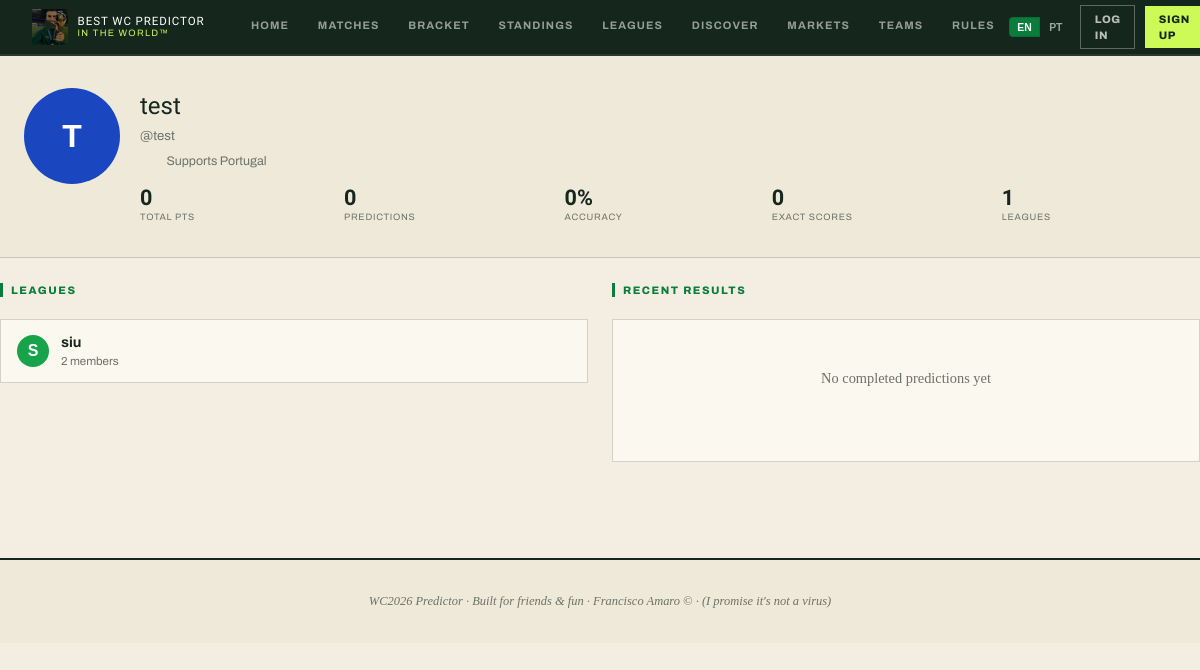
The page /profile/test on the database its author committed.
### app/models.py (models this page shows)
class User(Base):
    __tablename__ = "users"
    id = Column(Integer, primary_key=True, index=True)
    username = Column(String(50), unique=True, nullable=False, index=True)
    email = Column(String(100), unique=True, nullable=False, index=True)
    password_hash = Column(String(200), nullable=False)
    is_superadmin = Column(Boolean, default=False)
    display_name = Column(String(50), nullable=True)
    bio = Column(String(120), nullable=True)
    credits = Column(Float, default=10.0)
    avatar_color = Column(String(10), default="#1a47c0")
    avatar_icon = Column(String(6), default="★")
    avatar_img_url = Column(String(200), nullable=True)
    profile_bg = Column(String(100), nullable=True)     # CSS gradient/color for whole-app background
    profile_banner_url = Column(String(200), nullable=True)  # banner image on profile page
    favorite_team_id = Column(Integer, ForeignKey("teams.id"), nullable=True)
    created_at = Column(DateTime, default=datetime.utcnow)
    memberships = relationship("LeagueMember", back_populates="user", cascade="all, delete-orphan")
    predictions = relationship("Prediction", back_populates="user", cascade="all, delete-orphan")
    sweepstake_assignments = relationship("SweepstakeAssignment", back_populates="user")
    tournament_picks = relationship("TournamentPick", back_populates="user", cascade="all, delete-orphan")
    favorite_team = relationship("Team", foreign_keys=[favorite_team_id])

class Team(Base):
    __tablename__ = "teams"
    id = Column(Integer, primary_key=True, index=True)
    name = Column(String(100), nullable=False)
    code = Column(String(3), nullable=False)
    group_letter = Column(String(1), nullable=False)
    flag_emoji = Column(String(10), nullable=False)
    eliminated = Column(Boolean, default=False)
    stage_reached = Column(String(20), default="group")  # group/r32/r16/qf/sf/final/winner
    home_matches = relationship("Match", foreign_keys="Match.home_team_id", back_populates="home_team")
    away_matches = relationship("Match", foreign_keys="Match.away_team_id", back_populates="away_team")
    sweepstake_assignments = relationship("SweepstakeAssignment", back_populates="team")
    players = relationship("Player", back_populates="team", order_by="Player.squad_number")

class League(Base):
    __tablename__ = "leagues"
    id = Column(Integer, primary_key=True, index=True)
    name = Column(String(100), nullable=False)
    invite_code = Column(String(8), unique=True, nullable=False, index=True)
    admin_id = Column(Integer, ForeignKey("users.id"), nullable=False)
    description = Column(String(200), nullable=True)
    accent_color = Column(String(10), default="#1a47c0")
    badge_emoji = Column(String(6), default="★")
    banner_url = Column(String(200), nullable=True)
    points_exact_score = Column(Integer, default=3)
    points_correct_result = Column(Integer, default=1)
    boost_multiplier = Column(Integer, default=2)   # exact-score boost multiplier
    points_bracket_winner = Column(Integer, default=10)
    points_bracket_finalist = Column(Integer, default=5)
    points_bracket_semi = Column(Integer, default=2)
    points_bracket_quarter = Column(Integer, default=1)
    logo_url = Column(String(200), nullable=True)
    is_public = Column(Boolean, default=False)             # joinable without invite code
    category = Column(String(20), default="general")       # general / country / global
    sweepstake_enabled = Column(Boolean, default=False)
    sweepstake_buy_in = Column(Float, default=10.0)
    sweepstake_teams_per_person = Column(Integer, default=1)
    sweepstake_drawn = Column(Boolean, default=False)
    sweep_pts_win = Column(Integer, default=2)             # points per match win
    sweep_pts_draw = Column(Integer, default=0)            # points per draw (group stage)
    sweep_pts_goal = Column(Integer, default=0)            # points per goal scored
    sweep_pts_clean_sheet = Column(Integer, default=0)     # points per clean sheet kept
    sweep_big_win_threshold = Column(Integer, default=0)   # min GD to trigger big win bonus (0 = off)
    sweep_big_win_pts = Column(Integer, default=0)         # bonus points for a big win
    sweep_upset_pts = Column(Integer, default=0)           # bonus for a lower-tier team beating a higher-tier team
    created_at = Column(DateTime, default=datetime.utcnow)
    admin = relationship("User", foreign_keys=[admin_id])
    members = relationship("LeagueMember", back_populates="league", cascade="all, delete-orphan")
    predictions = relationship("Prediction", back_populates="league", cascade="all, delete-orphan")
    sweepstake_assignments = relationship("SweepstakeAssignment", back_populates="league", cascade="all, delete-orphan")
    sweepstake_groups = relationship("SweepstakeGroup", back_populates="league", cascade="all, delete-orphan", order_by="SweepstakeGroup.order_index")
    tournament_picks = relationship("TournamentPick", back_populates="league", cascade="all, delete-orphan")

### app/routers/profile.py (the view)
@router.get("/profile/{username}")
async def view_profile(request: Request, username: str, db: Session = Depends(get_db)):
    viewer = auth.get_current_user(request, db)
    target = db.query(models.User).filter(models.User.username == username).first()
    if not target:
        return RedirectResponse("/", status_code=303)
    stats = _user_stats(target, db)
    memberships = db.query(models.LeagueMember).filter(models.LeagueMember.user_id == target.id).all()
    leagues = [m.league for m in memberships]
    recent_preds = (
        db.query(models.Prediction)
        .filter(models.Prediction.user_id == target.id, models.Prediction.points_awarded.isnot(None))
        .order_by(models.Prediction.submitted_at.desc())
        .limit(5)
        .all()
    )
    return templates.TemplateResponse(
        "profile/view.html",
        {
            "request": request,
            "user": viewer,
            "target": target,
            "stats": stats,
            "leagues": leagues,
            "recent_preds": recent_preds,
            "is_own": viewer and viewer.id == target.id,
        },
    )

### app/templates/profile/view.html (shortened to what this page needs)
{% extends "base.html" %}
{% block content %}
{% set _lang = request.cookies.get('lang', user.language if user and user.language else 'en') %}
<div class="profile-hero">
  <div class="container">
    <div class="profile-header">
      {{ avatar_html(target, "xl") | safe }}
      <div class="profile-info">
        <div style="display:flex;align-items:flex-start;justify-content:space-between;gap:.5rem;flex-wrap:wrap">
          <div>
            <h1>{{ target.display_name or target.username }}</h1>
            <div class="handle">@{{ target.username }}
            </div>
          </div>
        </div>
        {% if target.favorite_team %}
        <div class="fav-team">
          <img src="{{ flag_url(target.favorite_team.code) }}" class="flag flag-xs" alt="">
          Supports {{ target.favorite_team.name }}
        </div>
        {% endif %}
        <div class="profile-stats">
          <div class="profile-stat">
            <div class="profile-stat-val">{{ stats.total_pts }}</div>
            <div class="profile-stat-lbl">{{ t('profile.total_pts', _lang) }}</div>
          </div>
          <div class="profile-stat">
            <div class="profile-stat-val">{{ stats.predictions }}</div>
            <div class="profile-stat-lbl">{{ t('profile.predictions', _lang) }}</div>
          </div>
          <div class="profile-stat">
            <div class="profile-stat-val">{{ stats.accuracy }}%</div>
            <div class="profile-stat-lbl">{{ t('profile.accuracy', _lang) }}</div>
          </div>
          <div class="profile-stat">
            <div class="profile-stat-val">{{ stats.exact }}</div>
            <div class="profile-stat-lbl">{{ t('profile.exact_scores', _lang) }}</div>
          </div>
          <div class="profile-stat">
            <div class="profile-stat-val">{{ stats.leagues }}</div>
            <div class="profile-stat-lbl">{{ t('profile.leagues', _lang) }}</div>
          </div>
        </div>
      </div>
    </div>
  </div>
</div>
<div class="container page-content" style="padding-top:1.5rem">
  <div class="grid-2">
    <div>
      <div class="section-header"><h2 class="section-title">Leagues</h2></div>
      {% if leagues %}
      <div style="display:flex;flex-direction:column;gap:.6rem">
        {% for league in leagues %}
        <a href="/leagues/{{ league.id }}" class="bracket-slot" style="text-decoration:none">
          {% if league.category == 'country' %}
          <img src="{{ flag_url(league.invite_code[3:]) }}" class="avatar avatar-sm" style="object-fit:cover;padding:2px;background:var(--bg-2)" alt="">
          {% else %}
          <div class="avatar avatar-sm" style="background:{{ league.accent_color }};font-size:1rem;font-family:sans-serif;font-weight:700">{{ league.name[:1].upper() }}</div>
          {% endif %}
          <div>
            <div style="font-weight:700;font-size:.9rem">{{ league.name }}</div>
            <div class="text-xs text-muted">{{ league.members|length }} members</div>
          </div>
        </a>
        {% endfor %}
      </div>
      {% else %}
      <div class="card"><div class="card-body empty-state"><p>No leagues yet</p></div></div>
      {% endif %}
    </div>
    <div>
      <div class="section-header"><h2 class="section-title">Recent Results</h2></div>
      {% if recent_preds %}
      <div class="card">
        <table class="data-table">
          <thead><tr><th>Match</th><th>Predicted</th><th>Actual</th><th>Pts</th></tr></thead>
          <tbody>
            {% for p in recent_preds %}
            <tr>
              <td style="font-size:.78rem">
                {% if p.match and p.match.home_team and p.match.away_team %}
                <img src="{{ flag_url(p.match.home_team.code) }}" class="flag" style="width:18px;height:12px;display:inline;margin-right:3px" alt="">
                {{ p.match.home_team.name[:8] }} v
                <img src="{{ flag_url(p.match.away_team.code) }}" class="flag" style="width:18px;height:12px;display:inline;margin:0 3px" alt="">
                {{ p.match.away_team.name[:8] }}
                {% endif %}
              </td>
              <td class="font-mono">{{ p.home_score_pred }}–{{ p.away_score_pred }}</td>
              <td class="font-mono">
                {% if p.match %}{{ p.match.home_score }}–{{ p.match.away_score }}{% endif %}
              </td>
              <td>
                {% if p.points_awarded > 0 %}
                <span class="text-blue font-bold">+{{ p.points_awarded }}</span>
                {% else %}
                <span class="text-muted">0</span>
                {% endif %}
              </td>
            </tr>
            {% endfor %}
          </tbody>
        </table>
      </div>
      {% else %}
      <div class="card"><div class="card-body empty-state"><p>No completed predictions yet</p></div></div>
      {% endif %}
    </div>
  </div>
</div>
{% endblock %}

### app/static/css/style.css (style rules this page uses)
:root { --pg-paper: #f3eee1; --pg-card: #fbf8ef; --pg-foot: #efe9da; --pg-ink: #15271d; --pg-green: #0a7d3c; --pg-gd: #06532a; --pg-lime: #cdfa57; --pg-muted: #6c7268; --pg-cons: #e3ddcd; --pg-sub: #b9c2ad; --bg-0: #f3eee1; --bg-1: #fbf8ef; --bg-2: #efe9da; --bg-3: #e5dece; --bg-4: #d9d1be; --border: rgba(21,39,29,.18); --border-2: rgba(21,39,29,.28); --accent: #0a7d3c; --primary: #0a7d3c; --gold: #0a7d3c; --gold-2: #075e2d; --red: #dc2626; --green: #0a7d3c; --blue: #0891b2; --text-0: #15271d; --text-1: #15271d; --text-2: #6c7268; --text-3: #9aa89e; --nav-h: 56px; --radius: 0px; --radius-lg: 0px; }
*, *::before, *::after { box-sizing: border-box; margin: 0; padding: 0; }
html { font-size: 16px; scroll-behavior: smooth; overflow-x: hidden; }
body { overflow-x: hidden; }
body { background-color: var(--pg-paper); color: var(--pg-ink); font-family: "Archivo", -apple-system, BlinkMacSystemFont, "Segoe UI", sans-serif; min-height: 100vh; line-height: 1.5; }
body::before, body::after { display: none; }
a { color: inherit; text-decoration: none; }
img { display: block; }
.flag { object-fit: cover; border-radius: 0; flex-shrink: 0; }
.flag-xs { width: 20px; height: 14px; }
.avatar { border-radius: 50%; display: flex; align-items: center; justify-content: center; font-weight: 800; flex-shrink: 0; color: #fff; }
.avatar-sm { width: 32px; height: 32px; font-size: .8rem; }
.avatar-xl { width: 96px; height: 96px; font-size: 2rem; }
.container { max-width: 1200px; margin: 0 auto; padding: 0 1.5rem; }
.page-content { padding: 2rem 0; }
.section-header { display: flex; align-items: center; justify-content: space-between; margin-bottom: 1.25rem; }
.section-title { font-family: "Archivo", sans-serif; font-size: .68rem; font-weight: 800; letter-spacing: .14em; text-transform: uppercase; color: var(--pg-green); display: flex; align-items: center; gap: .5rem; }
.section-title::before { content: ''; display: inline-block; width: 3px; height: 14px; background: var(--pg-green); }
.card { background: var(--pg-card); border: 1px solid var(--border); border-radius: 0; overflow: hidden; }
.card-body { padding: 1.25rem; }
.bracket-slot { background: var(--pg-card); border: 1px solid var(--border); border-radius: 0; padding: .75rem 1rem; display: flex; align-items: center; gap: .75rem; margin-bottom: .5rem; transition: border-color .15s; }
.profile-hero { background: var(--pg-foot); border-bottom: 1px solid var(--border); padding: 2rem 0; }
.profile-header { display: flex; align-items: flex-start; gap: 1.25rem; flex-wrap: wrap; }
.profile-info { flex: 1; min-width: 0; }
.profile-info h1 { font-family: "Archivo Black", sans-serif; font-size: 1.5rem; font-weight: 400; }
.profile-info .handle { font-size: .82rem; color: var(--pg-muted); margin-top: .15rem; }
.profile-stats { display: grid; grid-template-columns: repeat(5, auto); gap: .5rem 1.5rem; margin-top: .9rem; align-items: start; }
.profile-stat { display: flex; flex-direction: column; }
.profile-stat-val { font-family: "Rajdhani", sans-serif; font-size: 1.35rem; font-weight: 700; color: var(--pg-ink); line-height: 1.1; }
.profile-stat-lbl { font-size: .58rem; color: var(--pg-muted); text-transform: uppercase; letter-spacing: .08em; margin-top: 2px; white-space: nowrap; }
.fav-team { display: flex; align-items: center; gap: .4rem; font-size: .78rem; color: var(--pg-muted); margin-top: .4rem; }
.empty-state { text-align: center; padding: 3rem 2rem; color: var(--pg-muted); }
.empty-state p { font-family: "Spectral", serif; font-size: .9rem; margin-bottom: 1.5rem; }
.text-xs { font-size:.72rem }
.text-muted { color:var(--pg-muted) }
.grid-2 { display:grid;grid-template-columns:1fr 1fr;gap:1.5rem }
img { max-width: 100%; }

### rows shown on the page
User: avatar_color+display_name+username "T", display_name+username "test", username "test"
Team: favorite_team.name "Portugal"
League: name "S", name "siu", members|length "2"

### other values the page prints
{{ t('nav.home', _lang) }} "HOME"
{{ t('nav.matches', _lang) }} "MATCHES"
{{ t('nav.bracket', _lang) }} "BRACKET"
{{ t('nav.standings', _lang) }} "STANDINGS"
{{ t('nav.leagues', _lang) }} "LEAGUES"
{{ t('nav.discover', _lang) }} "DISCOVER"
{{ t('nav.markets', _lang) }} "MARKETS"
{{ t('nav.teams', _lang) }} "TEAMS"
{{ t('nav.login', _lang) }} "LOG IN"
{{ t('nav.signup', _lang) }} "SIGN UP"
{{ stats.total_pts }} "0"
{{ t('profile.total_pts', _lang) }} "TOTAL PTS"
{{ stats.predictions }} "0"
{{ t('profile.predictions', _lang) }} "PREDICTIONS"
{{ stats.accuracy }} "0"
